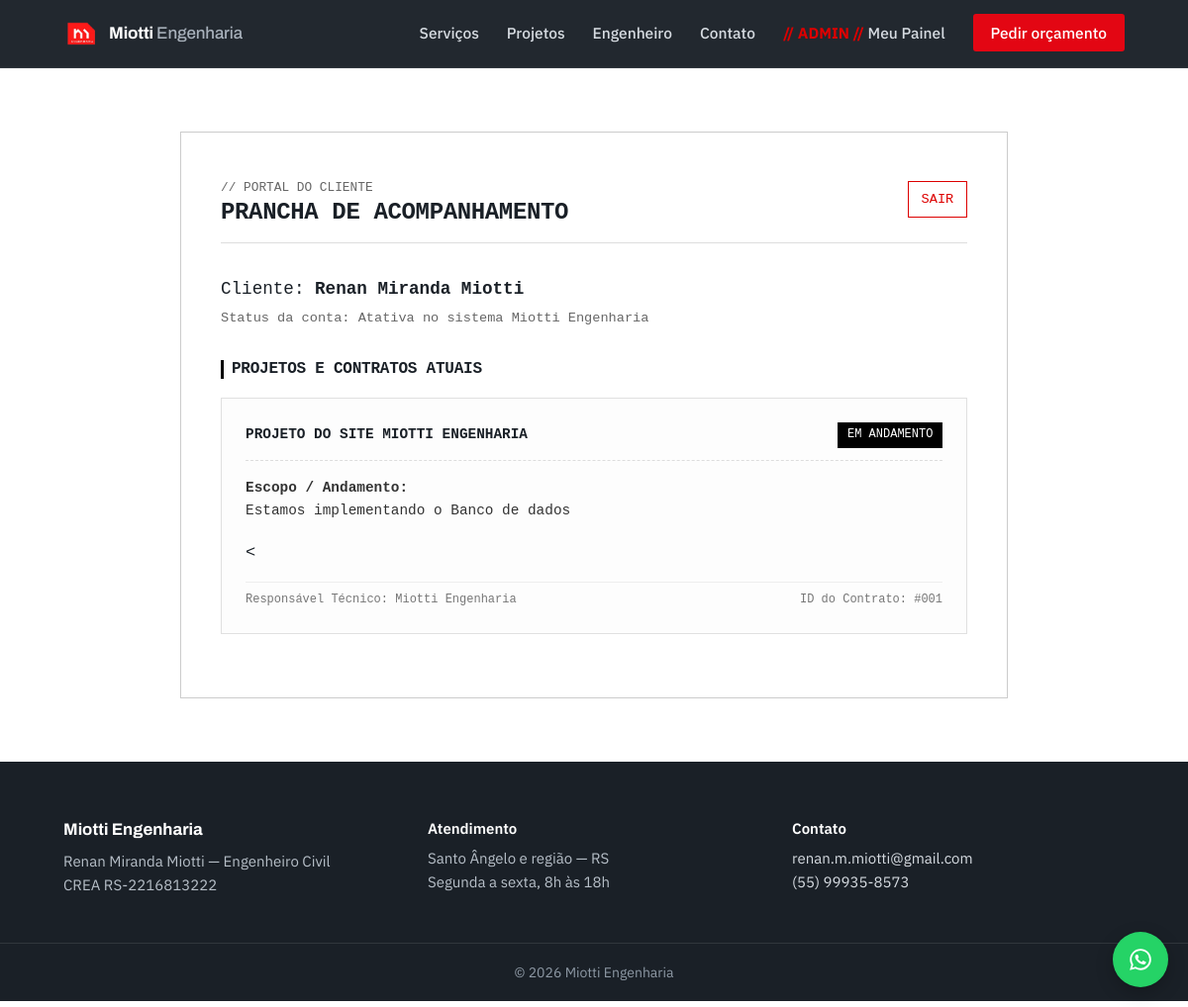
/painel (signed in), run on the app's committed database.
### main.py (models this page shows)
class Cliente(db.Model, UserMixin):
    __tablename__ = 'clientes'
    id = db.Column(db.Integer, primary_key=True)
    nome = db.Column(db.String(120), nullable=False)
    email = db.Column(db.String(160), unique=True, nullable=False)
    senha_hash = db.Column(db.String(256), nullable=False)
    criado_em = db.Column(db.DateTime, server_default=db.func.now())

class Projeto(db.Model):
    __tablename__ = 'projetos'
    id = db.Column(db.Integer, primary_key=True)
    titulo = db.Column(db.String(150), nullable=False)         # Ex: Projeto Estrutural - Residência
    status = db.Column(db.String(100), nullable=False)         # Ex: Em andamento, Concluído, Em análise
    descricao = db.Column(db.Text, nullable=True)              # Detalhes do projeto
    cliente_id = db.Column(db.Integer, db.ForeignKey('clientes.id'), nullable=False)
    cliente = db.relationship('Cliente', backref=db.backref('projetos', lazy=True))

### main.py (the view)
    @app.route("/painel")
    @login_required # Só entra aqui quem estiver logado!
    def painel():
        return render_template("painel.html", nome=current_user.nome)

### main.py (called while the page is built)
@login_manager.user_loader
def load_user(user_id):
    return Cliente.query.get(int(user_id))

def registrar_contexto(app: Flask) -> None:
    @app.context_processor
    def globais():
        return {
            "ano": datetime.now().year,
            "whatsapp": app.config["WHATSAPP"],
        }
    @app.template_global()
    def estatico(arquivo: str) -> str:
        caminho = BASE_DIR / "static" / arquivo
        versao = int(caminho.stat().st_mtime) if caminho.exists() else 0
        return url_for("static", filename=arquivo, v=versao)

def registrar_cabecalhos(app: Flask) -> None:
    @app.after_request
    def aplicar(resposta):
        resposta.headers.setdefault("X-Content-Type-Options", "nosniff")
        resposta.headers.setdefault("X-Frame-Options", "SAMEORIGIN")
        resposta.headers.setdefault("Referrer-Policy", "strict-origin-when-cross-origin")
        return resposta

### templates/painel.html (shortened to what this page needs)
{% extends "base.html" %}
{% block conteudo %}
<section style="padding: 4rem 2rem; max-width: 900px; margin: 0 auto;">
    <div style="border: 1px solid var(--cor-borda, #ccc); padding: 2.5rem; background: var(--cor-fundo-card, #fff);">
        <div style="display: flex; justify-content: space-between; align-items: center; border-bottom: 1px solid #ddd; padding-bottom: 1rem; margin-bottom: 2rem;">
            <div>
                <span style="font-family: monospace; font-size: 0.8rem; color: #666; text-transform: uppercase;">// Portal do Cliente</span>
                <h2 style="font-family: monospace; text-transform: uppercase; margin: 0; font-size: 1.5rem;">Prancha de Acompanhamento</h2>
            </div>
            <a href="{{ url_for('logout') }}" style="font-family: monospace; font-size: 0.85rem; color: #d00; text-decoration: none; border: 1px solid #d00; padding: 0.4rem 0.8rem;">SAIR</a>
        </div>
        <div style="margin-bottom: 2rem; font-family: monospace;">
            <p style="font-size: 1.1rem; margin: 0;">Cliente: <strong>{{ nome }}</strong></p>
            <p style="font-size: 0.85rem; color: #666; margin: 0.3rem 0 0 0;">Status da conta: Atativa no sistema Miotti Engenharia</p>
        </div>
        <h3 style="font-family: monospace; text-transform: uppercase; font-size: 1rem; margin-bottom: 1.2rem; border-left: 3px solid #000; padding-left: 0.5rem;">Projetos e Contratos Atuais</h3>
        {% if current_user.projetos %}
            {% for p in current_user.projetos %}
            <div style="background: #fdfdfd; border: 1px solid #e0e0e0; padding: 1.5rem; margin-bottom: 1.5rem; font-family: monospace; position: relative;">
                <div style="display: flex; justify-content: space-between; align-items: center; margin-bottom: 1rem; border-bottom: 1px dashed #ddd; padding-bottom: 0.8rem;">
                    <span style="font-size: 0.9rem; font-weight: bold; text-transform: uppercase;">{{ p.titulo }}</span>
                    <span style="background: #000; color: #fff; padding: 0.2rem 0.6rem; font-size: 0.75rem; text-transform: uppercase;">{{ p.status }}</span>
                </div>
                <div style="font-size: 0.9rem; color: #333; line-height: 1.6;">
                    <p style="margin: 0 0 1rem 0;"><strong>Escopo / Andamento:</strong><br>{{ p.descricao or "Nenhuma observação técnica informada no momento." }}</p>
                </div>
                <
                <div style="font-size: 0.75rem; color: #777; border-top: 1px solid #eee; padding-top: 0.5rem; margin-top: 1rem; display: flex; justify-content: space-between;">
                    <span>Responsável Técnico: Miotti Engenharia</span>
                    <span>ID do Contrato: #00{{ p.id }}</span>
                </div>
            </div>
            {% endfor %}
        {% endif %}
    </div>
</section>
{% endblock %}

### static/css/style.css (style rules this page uses)
:root { --grafite: #1a2027; --grafite-claro: #2b343e; --concreto: #6b7480; --linha: #dde1e6; --papel: #ffffff; --papel-fundo: #f2f4f6; --vermelho: #e30613; --vermelho-fundo: #b00510; --zap: #25d366; --largura: 1120px; --raio: 3px; --transicao: 180ms ease; }
*, *::before, *::after { box-sizing: border-box; }
html { scroll-behavior: smooth; scroll-padding-top: 88px; }
body { margin: 0; font-family: 'IBM Plex Sans', system-ui, -apple-system, sans-serif; font-size: 17px; line-height: 1.6; color: var(--grafite); background: var(--papel); -webkit-font-smoothing: antialiased; }
h1, h2, h3 { font-family: 'Archivo', 'IBM Plex Sans', sans-serif; font-weight: 700; letter-spacing: -0.015em; line-height: 1.15; margin: 0; }
a { color: inherit; }

### data on the page
Cliente: nome "Renan Miranda Miotti"
Projeto: titulo "PROJETO DO SITE MIOTTI ENGENHARIA", status "EM ANDAMENTO", descricao "Estamos implementando o Banco de dados", id "1"
